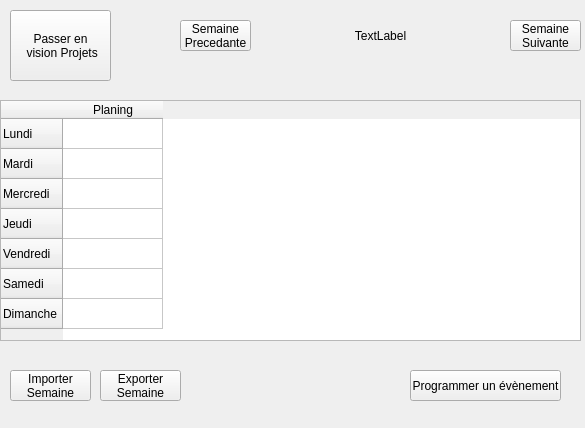
<?xml version="1.0" encoding="UTF-8"?>
<ui version="4.0">
 <class>FenAgenda</class>
 <widget class="QWidget" name="FenAgenda">
  <property name="geometry">
   <rect>
    <x>0</x>
    <y>0</y>
    <width>585</width>
    <height>428</height>
   </rect>
  </property>
  <property name="windowTitle">
   <string>Agenda - Semainier</string>
  </property>
  <widget class="QLabel" name="labelSemaine">
   <property name="geometry">
    <rect>
     <x>270</x>
     <y>20</y>
     <width>221</width>
     <height>31</height>
    </rect>
   </property>
   <property name="text">
    <string>TextLabel</string>
   </property>
   <property name="alignment">
    <set>Qt::AlignCenter</set>
   </property>
  </widget>
  <widget class="QPushButton" name="bSemaineSuiv">
   <property name="geometry">
    <rect>
     <x>510</x>
     <y>20</y>
     <width>71</width>
     <height>31</height>
    </rect>
   </property>
   <property name="text">
    <string>Semaine
Suivante</string>
   </property>
  </widget>
  <widget class="QPushButton" name="bSemainePrec">
   <property name="geometry">
    <rect>
     <x>180</x>
     <y>20</y>
     <width>71</width>
     <height>31</height>
    </rect>
   </property>
   <property name="text">
    <string>Semaine
Precedante</string>
   </property>
  </widget>
  <widget class="QPushButton" name="bGoProjets">
   <property name="geometry">
    <rect>
     <x>10</x>
     <y>10</y>
     <width>101</width>
     <height>71</height>
    </rect>
   </property>
   <property name="text">
    <string>Passer en
 vision Projets</string>
   </property>
  </widget>
  <widget class="QTableWidget" name="tSemaine">
   <property name="geometry">
    <rect>
     <x>0</x>
     <y>100</y>
     <width>581</width>
     <height>241</height>
    </rect>
   </property>
   <property name="autoFillBackground">
    <bool>true</bool>
   </property>
   <row>
    <property name="text">
     <string>Lundi</string>
    </property>
   </row>
   <row>
    <property name="text">
     <string>Mardi</string>
    </property>
   </row>
   <row>
    <property name="text">
     <string>Mercredi</string>
    </property>
   </row>
   <row>
    <property name="text">
     <string>Jeudi</string>
    </property>
   </row>
   <row>
    <property name="text">
     <string>Vendredi</string>
    </property>
   </row>
   <row>
    <property name="text">
     <string>Samedi</string>
    </property>
   </row>
   <row>
    <property name="text">
     <string>Dimanche</string>
    </property>
   </row>
   <column>
    <property name="text">
     <string>Planing</string>
    </property>
   </column>
  </widget>
  <widget class="QPushButton" name="bImport">
   <property name="geometry">
    <rect>
     <x>10</x>
     <y>370</y>
     <width>81</width>
     <height>31</height>
    </rect>
   </property>
   <property name="text">
    <string>Importer
Semaine</string>
   </property>
  </widget>
  <widget class="QPushButton" name="bExport">
   <property name="geometry">
    <rect>
     <x>100</x>
     <y>370</y>
     <width>81</width>
     <height>31</height>
    </rect>
   </property>
   <property name="text">
    <string>Exporter
Semaine</string>
   </property>
  </widget>
  <widget class="QPushButton" name="pushButton">
   <property name="geometry">
    <rect>
     <x>410</x>
     <y>370</y>
     <width>151</width>
     <height>31</height>
    </rect>
   </property>
   <property name="text">
    <string>Programmer un évènement</string>
   </property>
  </widget>
 </widget>
 <resources/>
 <connections/>
</ui>
